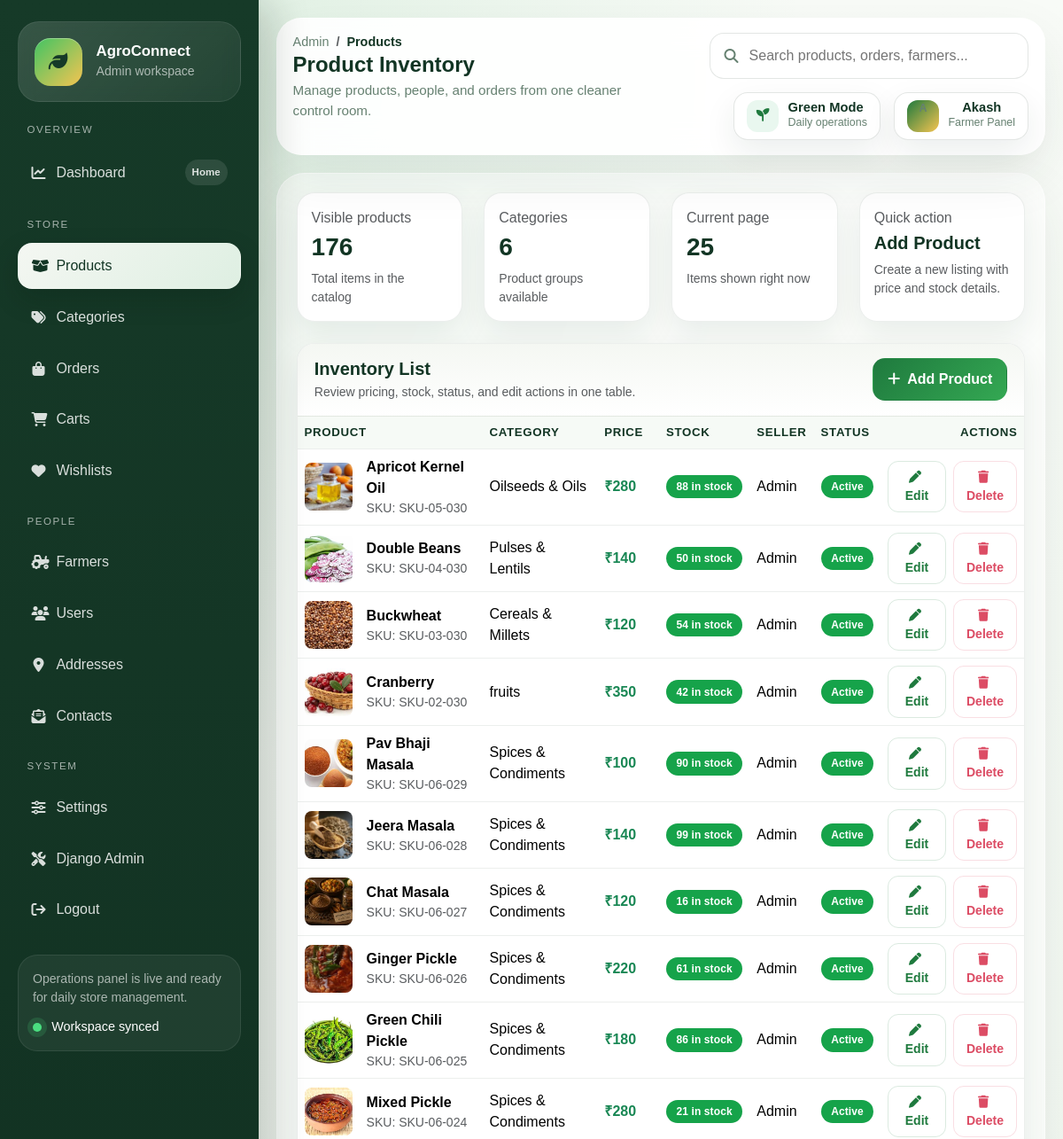
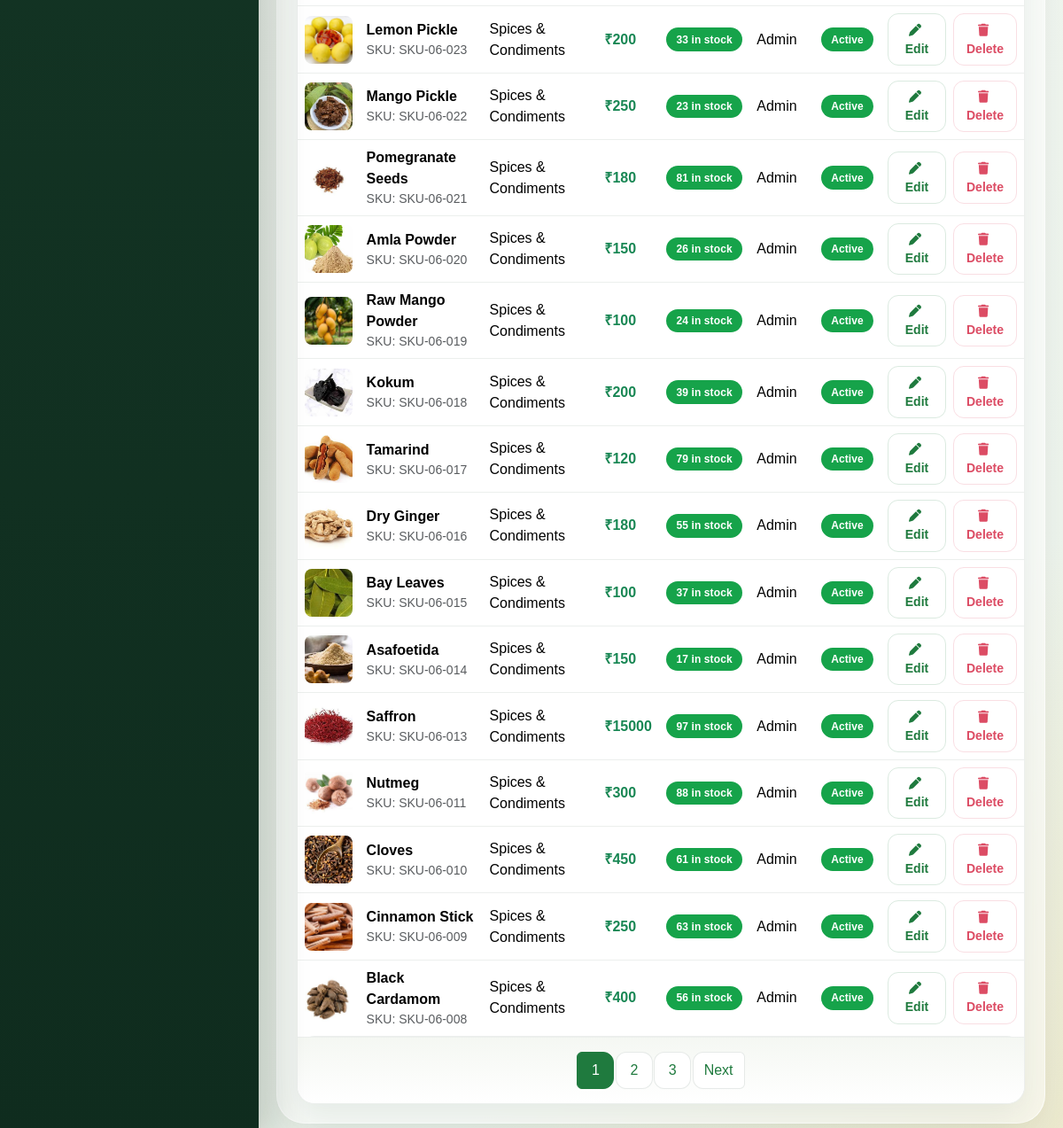
Screenshot of /myadmin/products/ (signed in) with the database file from the repository (2 pictures, top to bottom).
### myadmin/models.py (models this page shows, shortened)
class Product(models.Model):
    name = models.CharField(max_length=200)
    farmer = models.ForeignKey('Farmer', on_delete=models.SET_NULL, null=True, blank=True, related_name='myadmin_products')
    category = models.ForeignKey(Category, on_delete=models.CASCADE, related_name='products')
    description = models.TextField(blank=True, null=True)
    additional_info = models.TextField(blank=True, null=True, help_text="Enter additional info as JSON: {\"key\": \"value\"}")
    reviews = models.TextField(blank=True, null=True, help_text="Enter reviews as JSON: [{\"name\": \"Reviewer\", \"date\": \"Date\", \"comment\": \"Comment\"}]")
    price = models.DecimalField(max_digits=10, decimal_places=2)
    original_price = models.DecimalField(max_digits=10, decimal_places=2, blank=True, null=True)
    image = models.ImageField(upload_to='products/', blank=True, null=True)
    rating = models.FloatField(default=5.0)
    is_new = models.BooleanField(default=False)
    is_hot = models.BooleanField(default=False)
    is_sale = models.BooleanField(default=False)
    stock = models.IntegerField(default=0)
    view_count = models.IntegerField(default=0)
    sold_count = models.IntegerField(default=0)
    sku = models.CharField(max_length=50, default='')
    tags = models.CharField(max_length=200, default='')
    created_at = models.DateTimeField(auto_now_add=True)

class Category(models.Model):
    name = models.CharField(max_length=100)
    description = models.TextField(blank=True, null=True)
    image = models.ImageField(upload_to='categories/', blank=True, null=True)
    meta_title = models.CharField(max_length=200, blank=True, null=True)
    meta_description = models.TextField(blank=True, null=True)
    created_at = models.DateTimeField(auto_now_add=True)
    class Meta:
        verbose_name_plural = "Categories"

### myadmin/views.py (the view)
# urls.py: path('products/', protected(views.products), name='products'),
def products(request):
    farmer = None
    farmer_id = request.GET.get('farmer_id')
    products = Product.objects.all().order_by('-id')
    if farmer and not request.user.is_superuser:
        products = products.filter(farmer=farmer)
    elif farmer_id and request.user.is_superuser:
        products = products.filter(farmer_id=farmer_id)
    categories = Category.objects.all()
    farmers = Farmer.objects.filter(is_active=True)
    paginator = Paginator(products, 25)
    page = request.GET.get('page', 1)
    try:
        products = paginator.page(page)
    except PageNotAnInteger:
        products = paginator.page(1)
    except EmptyPage:
        products = paginator.page(paginator.num_pages)
    context = {
        'products': products,
        'categories': categories,
        'farmers': farmers,
        'selected_farmer': farmer_id,
    }
    return render(request, 'myadmin/simple-products.html', context)

### myadmin/views.py (called while the page is built)
def is_myadmin_user(user):
    return user.is_authenticated and (user.is_superuser or hasattr(user, 'farmer_profile'))

def myadmin_login_required(view_func):
    @wraps(view_func)
    def _wrapped_view(request, *args, **kwargs):
        if not request.user.is_authenticated:
            return redirect(f"/myadmin/login/?next={request.get_full_path()}")
        if not is_myadmin_user(request.user):
            messages.error(request, 'Please log in with an admin or farmer account.')
            return redirect('/myadmin/login/')
        return view_func(request, *args, **kwargs)
    return _wrapped_view

### user/context_processors.py (called while the page is built)
def cart_context(request):
    cart = None
    cart_count = 0
    cart_total = 0
    if request.session.session_key:
        cart = Cart.objects.filter(session_id=request.session.session_key).first()
        if cart and cart.items.exists():
            cart_count = sum(item.quantity for item in cart.items.all())
            cart_total = sum(item.subtotal for item in cart.items.all())
    return {
        'cart': cart,
        'cart_count': cart_count,
        'cart_total': cart_total,
    }

def categories_context(request):
    categories = Category.objects.annotate(product_count=Count('product'))
    return {
        'categories': categories,
    }

def language_context(request):
    return {
        'current_language': get_language() or 'en',
    }

def notification_context(request):
    settings = SiteSettings.get_settings()
    return {
        'notification_banner': settings.notification_banner if settings.is_notification_active else '',
        'is_notification_active': settings.is_notification_active,
    }

### user/models.py (called while the page is built)
    @classmethod
    def get_settings(cls):
        settings, created = cls.objects.get_or_create(pk=1)
        return settings

### myadmin/templates/myadmin/simple-products.html
{% extends 'myadmin/base.html' %}
{% load static %}
{% block page_title %}Products{% endblock %}
{% block page_header %}Product Inventory{% endblock %}
{% block content %}
<div class="row g-4">
  <div class="col-xl-3 col-md-6"><div class="card h-100"><div class="card-body"><p class="text-muted mb-1">Visible products</p><h3 class="mb-2">{{ products.paginator.count }}</h3><div class="small text-muted">Total items in the catalog</div></div></div></div>
  <div class="col-xl-3 col-md-6"><div class="card h-100"><div class="card-body"><p class="text-muted mb-1">Categories</p><h3 class="mb-2">{{ categories.count }}</h3><div class="small text-muted">Product groups available</div></div></div></div>
  <div class="col-xl-3 col-md-6"><div class="card h-100"><div class="card-body"><p class="text-muted mb-1">Current page</p><h3 class="mb-2">{{ products.object_list|length }}</h3><div class="small text-muted">Items shown right now</div></div></div></div>
  <div class="col-xl-3 col-md-6"><a href="{% url 'myadmin:add_product' %}" class="card h-100 d-block"><div class="card-body"><p class="text-muted mb-1">Quick action</p><h5 class="mb-2">Add Product</h5><div class="small text-muted">Create a new listing with price and stock details.</div></div></a></div>
  <div class="col-12">
    <div class="card">
      <div class="card-header d-flex flex-wrap justify-content-between align-items-center gap-3">
        <div><h5 class="mb-1">Inventory List</h5><p class="text-muted small mb-0">Review pricing, stock, status, and edit actions in one table.</p></div>
        <a href="{% url 'myadmin:add_product' %}" class="btn btn-success"><i class="fas fa-plus me-2"></i>Add Product</a>
      </div>
      <div class="table-responsive">
        <table class="table table-hover align-middle mb-0">
          <thead><tr><th>Product</th><th>Category</th><th>Price</th><th>Stock</th><th>Seller</th><th>Status</th><th class="text-end">Actions</th></tr></thead>
          <tbody>
            {% for product in products %}
            <tr>
              <td><div class="d-flex align-items-center gap-3">{% if product.image %}<img src="{{ product.image.url }}" alt="{{ product.name }}" width="54" height="54" class="rounded-3 object-fit-cover">{% else %}<div class="avatar avatar-sm">{{ product.name|slice:":1"|upper }}</div>{% endif %}<div><div class="fw-semibold">{{ product.name }}</div><div class="small text-muted">{% if product.sku %}SKU: {{ product.sku }}{% else %}No SKU assigned{% endif %}</div></div></div></td>
              <td>{{ product.category.name|default:"Uncategorized" }}</td>
              <td class="fw-semibold text-success">&#8377;{{ product.price|floatformat:0 }}</td>
              <td>{% if product.stock > 10 %}<span class="badge bg-success">{{ product.stock }} in stock</span>{% elif product.stock > 0 %}<span class="badge bg-warning text-dark">{{ product.stock }} low</span>{% else %}<span class="badge bg-danger">Out of stock</span>{% endif %}</td>
              <td>{{ product.farmer.name|default:"Admin" }}</td>
              <td>{% if product.stock > 0 %}<span class="badge bg-success">Active</span>{% else %}<span class="badge bg-secondary">Inactive</span>{% endif %}</td>
              <td class="text-end"><div class="d-inline-flex gap-2"><a href="{% url 'myadmin:edit_product' product.id %}" class="btn btn-sm btn-outline-primary"><i class="fas fa-pen me-1"></i>Edit</a><form method="post" action="{% url 'myadmin:delete_product' product.id %}" class="d-inline">{% csrf_token %}<button type="submit" class="btn btn-sm btn-outline-danger" onclick="return confirm('Delete this product?')"><i class="fas fa-trash me-1"></i>Delete</button></form></div></td>
            </tr>
            {% empty %}<tr><td colspan="7" class="text-center py-5 text-muted">No products available yet.</td></tr>{% endfor %}
          </tbody>
        </table>
      </div>
      {% if products.has_other_pages %}
      <div class="card-footer"><nav><ul class="pagination justify-content-center mb-0">{% if products.has_previous %}<li class="page-item"><a class="page-link" href="?page={{ products.previous_page_number }}">Previous</a></li>{% endif %}{% for num in products.paginator.page_range %}{% if products.number == num %}<li class="page-item active"><span class="page-link">{{ num }}</span></li>{% elif num > products.number|add:'-3' and num < products.number|add:'3' %}<li class="page-item"><a class="page-link" href="?page={{ num }}">{{ num }}</a></li>{% endif %}{% endfor %}{% if products.has_next %}<li class="page-item"><a class="page-link" href="?page={{ products.next_page_number }}">Next</a></li>{% endif %}</ul></nav></div>
      {% endif %}
    </div>
  </div>
</div>
{% endblock %}

### myadmin/templates/myadmin/base.html (shortened to what this page needs)
{% load static %}
<!DOCTYPE html>
<html lang="en">
<head>
  <link href="https://cdn.jsdelivr.net/npm/bootstrap@5.3.3/dist/css/bootstrap.min.css" rel="stylesheet">
  <link href="https://cdnjs.cloudflare.com/ajax/libs/font-awesome/6.5.1/css/all.min.css" rel="stylesheet">
</head>
<body>
  {% with url_name=request.resolver_match.url_name %}
  <div class="admin-shell">
    <aside class="sidebar" id="sidebar">
      <div class="brand-panel">
        <div class="d-flex align-items-center gap-3">
          <div class="brand-mark">
            <i class="fas fa-leaf"></i>
          </div>
          <div>
            <h1 class="brand-title">AgroConnect</h1>
            <p class="brand-subtitle">Admin workspace</p>
          </div>
        </div>
      </div>
      <span class="nav-section-label">Overview</span>
      <nav class="sidebar-nav">
        <a href="{% url 'myadmin:dashboard' %}" class="nav-link {% if url_name == 'dashboard' %}active{% endif %}">
          <span class="nav-link-main"><i class="fas fa-chart-line"></i><span>Dashboard</span></span>
          <span class="nav-pill">Home</span>
        </a>
      </nav>
      <span class="nav-section-label">Store</span>
      <nav class="sidebar-nav">
        <a href="{% url 'myadmin:products' %}" class="nav-link {% if url_name == 'products' or url_name == 'add_product' or url_name == 'edit_product' or url_name == 'update_product' %}active{% endif %}">
          <span class="nav-link-main"><i class="fas fa-box-open"></i><span>Products</span></span>
        </a>
        <a href="{% url 'myadmin:categories' %}" class="nav-link {% if url_name == 'categories' or url_name == 'add_category' or url_name == 'edit_category' %}active{% endif %}">
          <span class="nav-link-main"><i class="fas fa-tags"></i><span>Categories</span></span>
        </a>
        <a href="{% url 'myadmin:orders' %}" class="nav-link {% if url_name == 'orders' or url_name == 'update_order_status' or url_name == 'view_receipt_page' %}active{% endif %}">
          <span class="nav-link-main"><i class="fas fa-bag-shopping"></i><span>Orders</span></span>
        </a>
        <a href="{% url 'myadmin:carts' %}" class="nav-link {% if url_name == 'carts' %}active{% endif %}">
          <span class="nav-link-main"><i class="fas fa-cart-shopping"></i><span>Carts</span></span>
        </a>
        <a href="{% url 'myadmin:wishlists' %}" class="nav-link {% if url_name == 'wishlists' %}active{% endif %}">
          <span class="nav-link-main"><i class="fas fa-heart"></i><span>Wishlists</span></span>
        </a>
      </nav>
      <span class="nav-section-label">People</span>
      <nav class="sidebar-nav">
        <a href="{% url 'myadmin:farmers' %}" class="nav-link {% if url_name == 'farmers' or url_name == 'add_farmer' or url_name == 'edit_farmer' %}active{% endif %}">
          <span class="nav-link-main"><i class="fas fa-tractor"></i><span>Farmers</span></span>
        </a>
        <a href="{% url 'myadmin:users' %}" class="nav-link {% if url_name == 'users' or url_name == 'edit_user' %}active{% endif %}">
          <span class="nav-link-main"><i class="fas fa-users"></i><span>Users</span></span>
        </a>
        <a href="{% url 'myadmin:addresses' %}" class="nav-link {% if url_name == 'addresses' %}active{% endif %}">
          <span class="nav-link-main"><i class="fas fa-location-dot"></i><span>Addresses</span></span>
        </a>
        <a href="{% url 'myadmin:contacts' %}" class="nav-link {% if url_name == 'contacts' %}active{% endif %}">
          <span class="nav-link-main"><i class="fas fa-envelope-open-text"></i><span>Contacts</span></span>
        </a>
      </nav>
      <span class="nav-section-label">System</span>
      <nav class="sidebar-nav">
        <a href="{% url 'myadmin:settings' %}" class="nav-link {% if url_name == 'settings' %}active{% endif %}">
          <span class="nav-link-main"><i class="fas fa-sliders"></i><span>Settings</span></span>
        </a>
        <a href="/admin/" class="nav-link" target="_blank" rel="noopener noreferrer">
          <span class="nav-link-main"><i class="fas fa-screwdriver-wrench"></i><span>Django Admin</span></span>
        </a>
        <a href="{% url 'myadmin:logout' %}" class="nav-link">
          <span class="nav-link-main"><i class="fas fa-arrow-right-from-bracket"></i><span>Logout</span></span>
        </a>
      </nav>
      <div class="sidebar-footer">
        <p class="sidebar-note">Operations panel is live and ready for daily store management.</p>
        <div class="sidebar-helper">
          <span class="helper-dot"></span>
          <span>Workspace synced</span>
        </div>
      </div>
    </aside>
    <main class="main-pane">
      <div class="topbar">
        <div class="topbar-left">
          <div class="topbar-title-group">
            <nav aria-label="breadcrumb">
              <ol class="breadcrumb mb-0">
                <li class="breadcrumb-item"><a href="{% url 'myadmin:dashboard' %}">Admin</a></li>
                <li class="breadcrumb-item active" aria-current="page">{% block page_title %}Dashboard{% endblock %}</li>
              </ol>
            </nav>
            <h2 class="page-header-title">{% block page_header %}Dashboard{% endblock %}</h2>
            <p class="page-header-copy">Manage products, people, and orders from one cleaner control room.</p>
          </div>
        </div>
        <div class="topbar-right">
          <div class="search-shell">
            <i class="fas fa-search"></i>
            <input type="search" placeholder="Search products, orders, farmers...">
          </div>
          <div class="topbar-chip">
            <span class="chip-icon"><i class="fas fa-seedling"></i></span>
            <span class="chip-text">
              <strong>Green Mode</strong>
              <span>Daily operations</span>
            </span>
          </div>
          <div class="dropdown">
            <button class="user-chip dropdown-toggle" type="button" data-bs-toggle="dropdown" aria-expanded="false">
            <span class="chip-avatar">{{ request.user.username|default:"A"|slice:":1"|upper }}</span>
            <span class="user-chip-copy">
              <strong>{% if request.user.get_full_name %}{{ request.user.get_full_name }}{% else %}{{ request.user.username }}{% endif %}</strong>
              <span>{% if request.user.is_superuser %}Farmer / Superuser{% else %}Farmer Panel{% endif %}</span>
            </span>
            </button>
          </div>
        </div>
      </div>
      <div class="content-frame">
        {% block content %}{% endblock %}
      </div>
    </main>
  </div>
  {% endwith %}
</body>
</html>

### rows the page displays
Product: image (picture), name "Apricot Kernel Oil", sku "SKU-05-030", category.name "Oilseeds & Oils", price "280", stock "88", farmer.name "Admin", shows "Active"
Product: image (picture), name "Double Beans", sku "SKU-04-030", category.name "Pulses & Lentils", price "140", stock "50", farmer.name "Admin", shows "Active"
Product: image (picture), name "Buckwheat", sku "SKU-03-030", category.name "Cereals & Millets", price "120", stock "54", farmer.name "Admin", shows "Active"
Product: image (picture), name "Cranberry", sku "SKU-02-030", category.name "fruits", price "350", stock "42", farmer.name "Admin", shows "Active"
Product: image (picture), name "Pav Bhaji Masala", sku "SKU-06-029", category.name "Spices & Condiments", price "100", stock "90", farmer.name "Admin", shows "Active"
Product: image (picture), name "Jeera Masala", sku "SKU-06-028", category.name "Spices & Condiments", price "140", stock "99", farmer.name "Admin", shows "Active"
Product: image (picture), name "Chat Masala", sku "SKU-06-027", category.name "Spices & Condiments", price "120", stock "16", farmer.name "Admin", shows "Active"
Product: image (picture), name "Ginger Pickle", sku "SKU-06-026", category.name "Spices & Condiments", price "220", stock "61", farmer.name "Admin", shows "Active"
Product: image (picture), name "Green Chili Pickle", sku "SKU-06-025", category.name "Spices & Condiments", price "180", stock "86", farmer.name "Admin", shows "Active"
Product: image (picture), name "Mixed Pickle", sku "SKU-06-024", category.name "Spices & Condiments", price "280", stock "21", farmer.name "Admin", shows "Active"
Product: image (picture), name "Lemon Pickle", sku "SKU-06-023", category.name "Spices & Condiments", price "200", stock "33", farmer.name "Admin", shows "Active"
Product: image (picture), name "Mango Pickle", sku "SKU-06-022", category.name "Spices & Condiments", price "250", stock "23", farmer.name "Admin", shows "Active"
Product: image (picture), name "Pomegranate Seeds", sku "SKU-06-021", category.name "Spices & Condiments", price "180", stock "81", farmer.name "Admin", shows "Active"
Product: image (picture), name "Amla Powder", sku "SKU-06-020", category.name "Spices & Condiments", price "150", stock "26", farmer.name "Admin", shows "Active"
Product: image (picture), name "Raw Mango Powder", sku "SKU-06-019", category.name "Spices & Condiments", price "100", stock "24", farmer.name "Admin", shows "Active"
Product: image (picture), name "Kokum", sku "SKU-06-018", category.name "Spices & Condiments", price "200", stock "39", farmer.name "Admin", shows "Active"
Product: image (picture), name "Tamarind", sku "SKU-06-017", category.name "Spices & Condiments", price "120", stock "79", farmer.name "Admin", shows "Active"
Product: image (picture), name "Dry Ginger", sku "SKU-06-016", category.name "Spices & Condiments", price "180", stock "55", farmer.name "Admin", shows "Active"
Product: image (picture), name "Bay Leaves", sku "SKU-06-015", category.name "Spices & Condiments", price "100", stock "37", farmer.name "Admin", shows "Active"
Product: image (picture), name "Asafoetida", sku "SKU-06-014", category.name "Spices & Condiments", price "150", stock "17", farmer.name "Admin", shows "Active"
Product: image (picture), name "Saffron", sku "SKU-06-013", category.name "Spices & Condiments", price "15000", stock "97", farmer.name "Admin", shows "Active"
Product: image (picture), name "Nutmeg", sku "SKU-06-011", category.name "Spices & Condiments", price "300", stock "88", farmer.name "Admin", shows "Active"
Product: image (picture), name "Cloves", sku "SKU-06-010", category.name "Spices & Condiments", price "450", stock "61", farmer.name "Admin", shows "Active"
Product: image (picture), name "Cinnamon Stick", sku "SKU-06-009", category.name "Spices & Condiments", price "250", stock "63", farmer.name "Admin", shows "Active"
Product: image (picture), name "Black Cardamom", sku "SKU-06-008", category.name "Spices & Condiments", price "400", stock "56", farmer.name "Admin", shows "Active"

### other values shown
{{ request.user.username|default:"A"|slice:":1"|upper }} "A"
{{ request.user.username }} "Akash"
{{ products.paginator.count }} "176"
{{ categories.count }} "6"
{{ products.object_list|length }} "25"
{{ num }} "1"
{{ num }} "2" "3"
